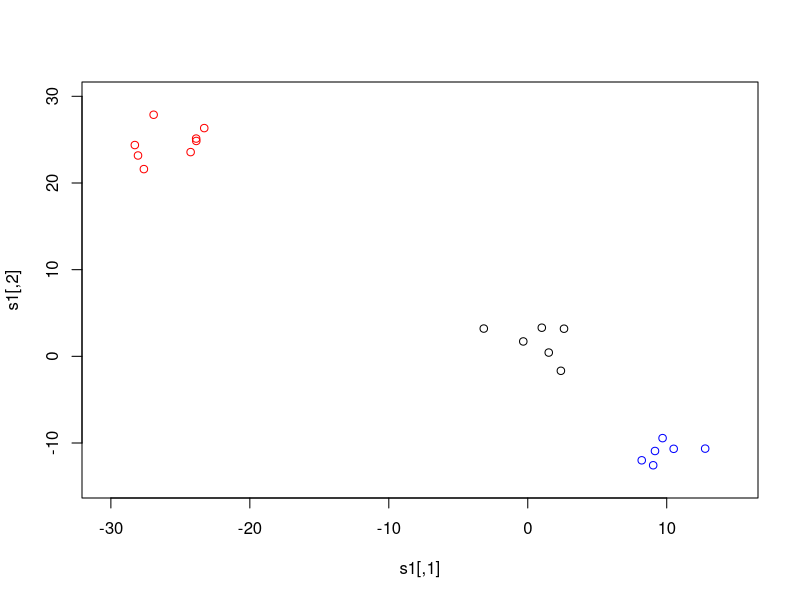

This figure's R source: (Note: this script raises an error after producing the figure.)

### Simulation 1: zero errors
library(gdata)
library(mclust)
library(MASS)

# set sample size
nvec = c(3,3,4) * 2
n = sum(nvec)
p = 2

mu1 = c(1,1)
mu2 = c(10,-10)
mu3 = c(-25,25)

# set errors to be zero
err = array(0, dim=c(p,p,n))  
for(i in 1:n){
  err[,,i] = matrix(0,p,p)
  diag(err[,,i]) = 0
}

sigma1 = matrix(c(3,0,0,3),nrow=2)
sigma2 = matrix(c(5,0,0,5),nrow=2)
sigma3 = matrix(c(7,0,0,7),nrow=2)

set.seed(0)
s1 = mvrnorm(nvec[1], mu1, (sigma1+err[,,1]))
s2 = mvrnorm(nvec[2], mu2, (sigma2+err[,,1]))
s3 = mvrnorm(nvec[3], mu3, (sigma3+err[,,1]))

# true membership matrix:
temp = c(rep(c(1,0,0),nvec[1]),rep(c(0,1,0),nvec[2]),rep(c(0,0,1),nvec[3]))
z.true = matrix(temp, nrow=n, byrow=TRUE)

samp = rbind(s1,s2,s3)

x1 = min(samp[,1])-2
x2 = max(samp[,1])+2
y1 = min(samp[,2])-2
y2 = max(samp[,2])+2

plot(s1,xlim=c(x1,x2),ylim=c(y1,y2))
points(s2, col="blue")
points(s3, col="red")

z.ini = z.true


my.result = ME.VVV.err(samp, z.ini, err)

mc.result = meVVV(samp,z.ini)

save(my.result,mc.result,file="sim1_result.RData")
